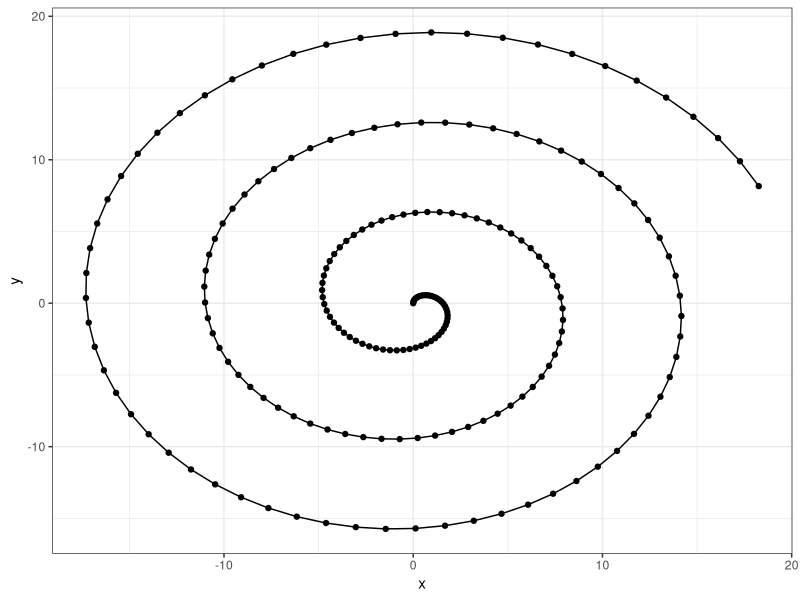

R code for this plot:
## ---- chunk 1
# Loading needed packages
library(ggplot2)
library(data.table)
## ---- chunk 2
s <- 20
t <- seq(0, s, by=0.1)
y <- t*cos(t)
x <- t*sin(t)

# Plot with ggplot
ggplot(data.frame(x,y), aes(x, y)) + 
  geom_point() + 
  geom_path() + 
  theme_bw()
